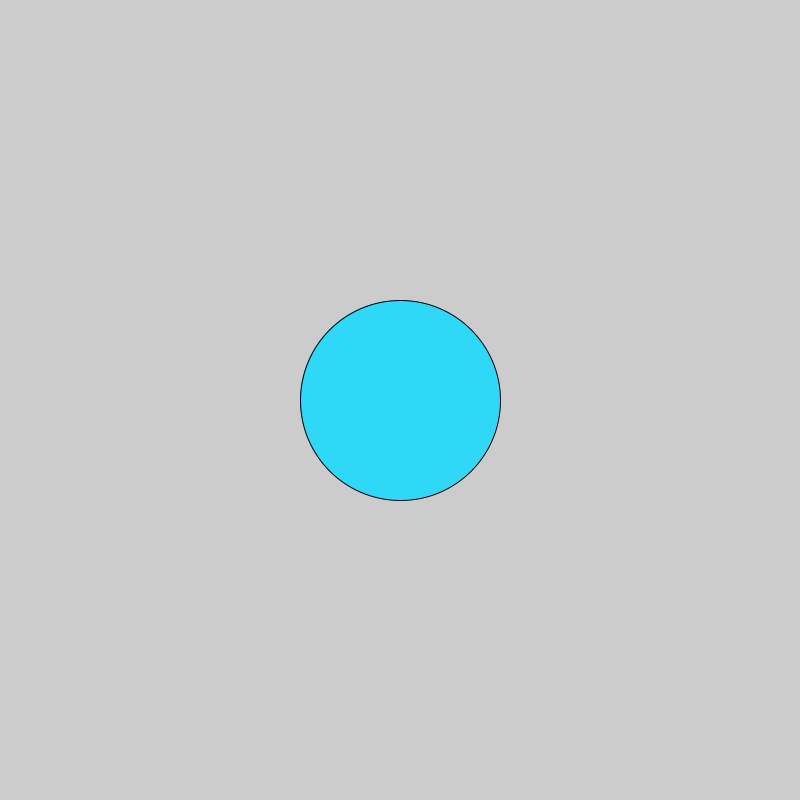
Frame 1 (no input)
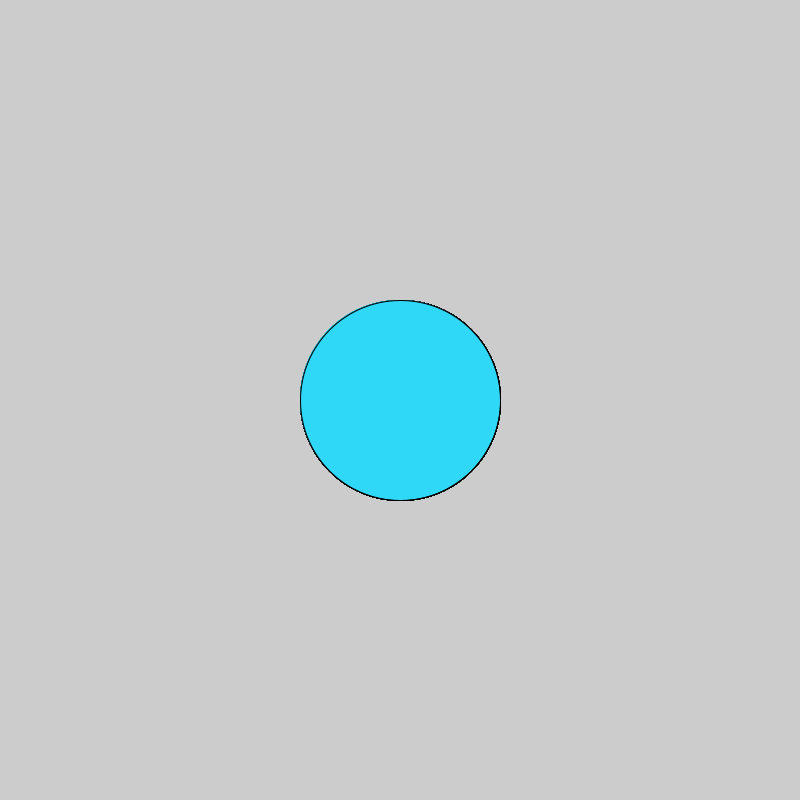
Frame 60 (the mouse pressed at the canvas centre just before this capture)
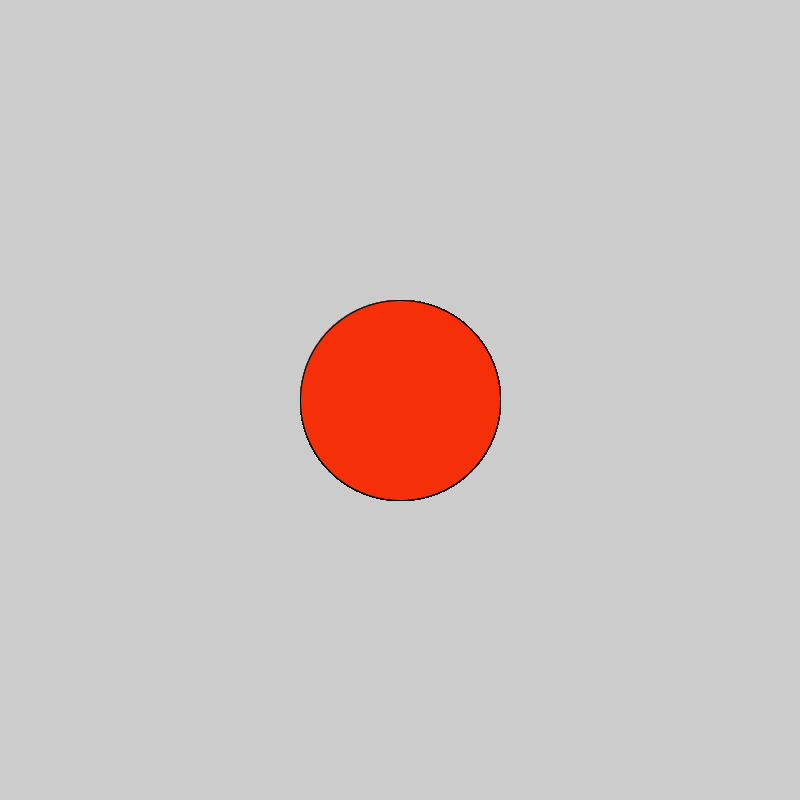
Frame 120 (the mouse held since frame 60 and released just before this capture)

The Processing sketch that drew these frames (run headless with seeded random() and noise(); from frame 60 on, the mouse is pressed at the canvas centre):

// Processing sketch: sketch_180716a
// ── sketch_180716a.pde
void setup() {
 size(800,800);
}

void draw() {
  fill(#2FD8F7);
  ellipse(400,400,200,200);
   
  
   if(mousePressed) {
   fill(#F52F07);
   ellipse(400,400,200,200);
}
  }
  
